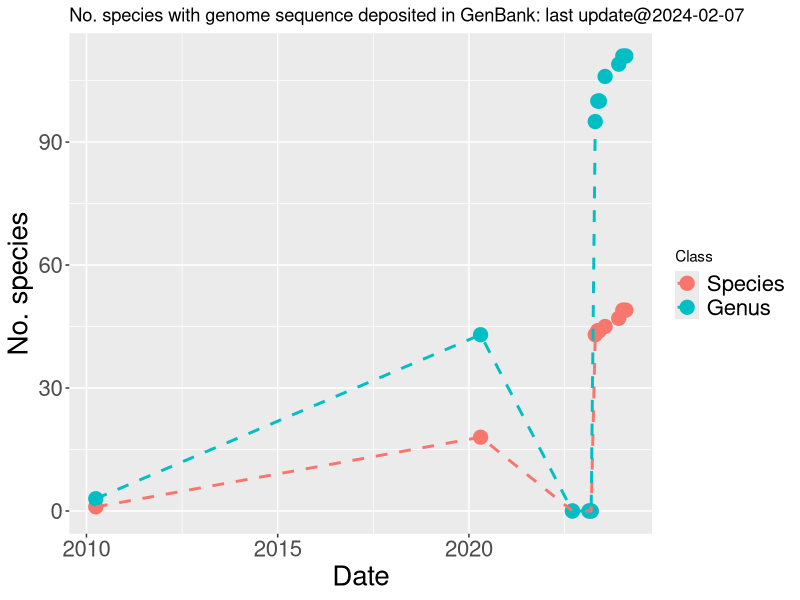
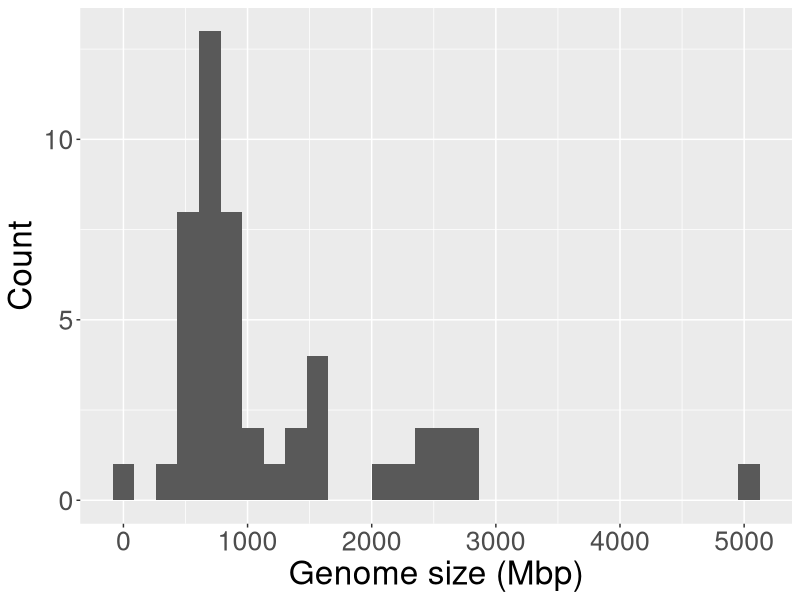

Source code (R) for these figures, in order:
#plot.no_genome_deposited.R


library(tidyverse)
library(ggplot2)
library(lubridate)

last_day <- "2024-02-07"

list20220915 <- read_csv("aquatic_organism_genome_size_2022_0915.csv")
list20230221 <- read_csv("aquatic_organism_genome_size_2023_0221.csv")
list20230313 <- read_csv("aquatic_organism_genome_size_2023_0313.csv")
list20230329 <- read_csv("aquatic_organism_genome_size_2023_0329.csv")
list20230421 <- read_csv("aquatic_organism_genome_size_2023_0421.csv")
list20230515 <- read_csv("aquatic_organism_genome_size_2023_0515.csv")
list20230531 <- read_csv("aquatic_organism_genome_size_2023_0531.csv")
list20230724 <- read_csv("aquatic_organism_genome_size_2023_0724.csv")
list20231201 <- read_csv("aquatic_organism_genome_size_2023_1201.csv")
list20240109 <- read_csv("aquatic_organism_genome_size_2024_0109.csv")
list20240207 <- read_csv("aquatic_organism_genome_size_2024_0207.csv")

last_list <- list20240207


No_sp_genome_20100331 <- 1
No_sp_genome_20200421 <- 18
No_sp_genome_20220915 <- sum(!is.na(list20220915$Genome_size_of_the_species_Mbp)) 
No_sp_genome_20230221 <- sum(!is.na(list20230221$Genome_size_of_the_species_Mbp)) 
No_sp_genome_20230313 <- sum(!is.na(list20230313$Genome_size_of_the_species_Mbp)) 
No_sp_genome_20230329 <- sum(!is.na(list20230329$Genome_size_of_the_species_Mbp)) 
No_sp_genome_20230421 <- sum(!is.na(list20230421$Genome_size_of_the_species_Mbp)) 
No_sp_genome_20230515 <- sum(!is.na(list20230515$Genome_size_of_the_species_Mbp)) 
No_sp_genome_20230531 <- sum(!is.na(list20230531$Genome_size_of_the_species_Mbp)) 
No_sp_genome_20230724 <- sum(!is.na(list20230724$Genome_size_of_the_species_Mbp)) 
No_sp_genome_20231201 <- sum(!is.na(list20231201$Genome_size_of_the_species_Mbp)) 
No_sp_genome_20240109 <- sum(!is.na(list20240109$Genome_size_of_the_species_Mbp)) 
No_sp_genome_20240207 <- sum(!is.na(list20240207$Genome_size_of_the_species_Mbp)) 


No_sp_genus_20100331 <- 3
No_sp_genus_20200421 <- 43
No_genus_genome_20220915 <- sum(!is.na(list20220915$Average_genome_size_of_the_genus_Mbp)) 
No_genus_genome_20230221 <- sum(!is.na(list20230221$Average_genome_size_of_the_genus_Mbp)) 
No_genus_genome_20230313 <- sum(!is.na(list20230313$Average_genome_size_of_the_genus_Mbp)) 
No_genus_genome_20230329 <- sum(!is.na(list20230329$Average_genome_size_of_the_genus_Mbp)) 
No_genus_genome_20230421 <- sum(!is.na(list20230421$Average_genome_size_of_the_genus_Mbp)) 
No_genus_genome_20230515 <- sum(!is.na(list20230515$Average_genome_size_of_the_genus_Mbp)) 
No_genus_genome_20230531 <- sum(!is.na(list20230531$Average_genome_size_of_the_genus_Mbp)) 
No_genus_genome_20230724 <- sum(!is.na(list20230724$Average_genome_size_of_the_genus_Mbp)) 
No_genus_genome_20231201 <- sum(!is.na(list20231201$Average_genome_size_of_the_genus_Mbp)) 
No_genus_genome_20240109 <- sum(!is.na(list20240109$Average_genome_size_of_the_genus_Mbp)) 
No_genus_genome_20240207 <- sum(!is.na(list20240207$Average_genome_size_of_the_genus_Mbp)) 


genome_chronology <- tibble(
  date = c(ymd("2010-03-31"),ymd("2020-04-21"),ymd("2022-09-15"), 
           ymd("2023-02-21"),ymd("2023-03-13"),ymd("2023-04-21"),
           ymd("2023-05-15"),ymd("2023-05-31"),ymd("2023-07-24"),
           ymd("2023-12-01"),ymd("2024-01-09"),ymd("2024-02-07")), 
  Species = c(No_sp_genome_20100331, No_sp_genome_20200421, No_sp_genome_20220915,
              No_sp_genome_20230221,No_sp_genome_20230313, No_sp_genome_20230421,
              No_sp_genome_20230515,No_sp_genome_20230531,No_sp_genome_20230724,
              No_sp_genome_20231201,No_sp_genome_20240109,No_sp_genome_20240207),
  Genus = c(No_sp_genus_20100331,No_sp_genus_20200421,No_genus_genome_20220915,
            No_genus_genome_20230221,No_genus_genome_20230313,No_genus_genome_20230421,
            No_genus_genome_20230515,No_genus_genome_20230531,No_genus_genome_20230724,
            No_genus_genome_20231201,No_genus_genome_20240109,No_genus_genome_20240207)
            )

Taxonomic_class_lab <- c("Species","Genus")

genome_chronology <- genome_chronology %>% 
  tidyr::gather(Levels, Value, -date) %>% mutate(Class = factor(Levels, levels=Taxonomic_class_lab))

current_day <-  Sys.Date()
title_lab <- paste0("No. species with genome sequence deposited in GenBank: last update@",last_day)
plot_sp_level <- ggplot(data = genome_chronology, aes(x=date, y = Value, color=Class, group=Class)) + 
  geom_point(size=4.5) + 
  geom_line(linetype = "dashed", linewidth = 1) +
  labs(x = "Date", y="No. species", title=title_lab)+
  theme(legend.text = element_text(size = 16),
        axis.text.x = element_text(size = 16),
        axis.text.y = element_text(size = 16),
        axis.title.x = element_text(size = 20),
        axis.title.y = element_text(size = 20))

png("No_sp_genome_deposited.png", width = 600, height = 400)
plot_sp_level
dev.off()


# No. species/genus with genome assembly
no_target_species <- length(last_list$Scientific_name)
no_species_assembly <- sum(last_list$Genome_size_of_the_species_Mbp > 0,na.rm=TRUE)
no_genus_assembly <- sum(last_list$No_species_with_assembly_within_the_genus > 0)
cat("No. species with genome assembly")
print(no_species_assembly)
cat("Percentage of no. species with genome assembly")
print(no_species_assembly/no_target_species)

cat("No. genus with genome assembly")
print(no_genus_assembly)
cat("Percentage of no. genus with genome assembly")
print(no_genus_assembly/no_target_species)


last_list_with_assembly <- last_list %>% filter(Genome_size_of_the_species_Mbp > 0)
gg_assembly_len_dist <- ggplot(last_list_with_assembly,
                               aes(x= Genome_size_of_the_species_Mbp)) +
  geom_histogram() +
  labs(x = "Genome size (Mbp)", y = "Count") +
  theme(text = element_text(size = 24))



png("genome_size_dist.png", width = 600, height = 400)
plot(gg_assembly_len_dist)
dev.off()

